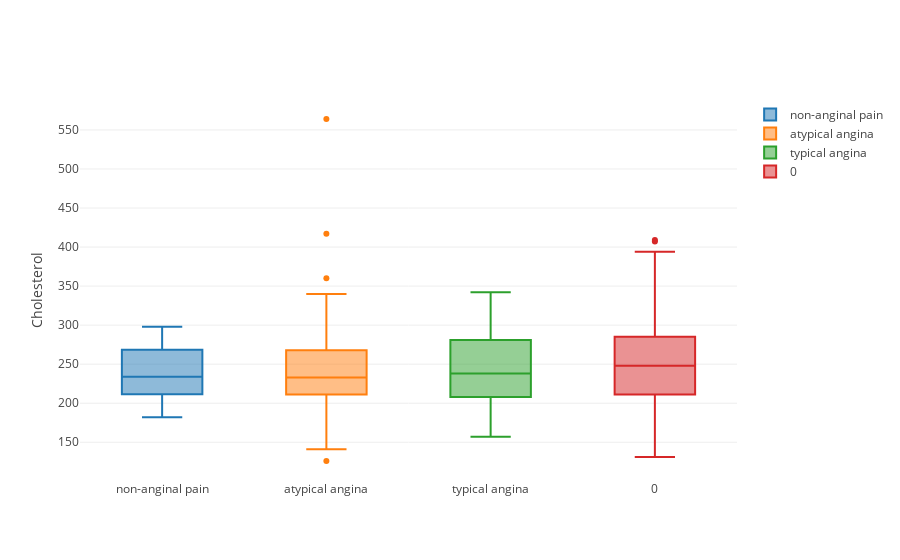

The cell this chart's notebook holds for it:
### Markdown cell above
CHEST PAIN TYPE & CHOLESTROL

### Code cell
# First let's create a list to append the data to be plotted
data = []
for pain in dt.chest_pain_type.unique():
    data.append(go.Box(y=dt[dt.chest_pain_type == pain].cholesterol, name=str(pain)))

layout = go.Layout(yaxis=dict(title ='Cholesterol', zeroline=False))
                   
fig = go.Figure(data=data, layout=layout)               
py.iplot(fig, show_link=False)

### Figure 1 — Plotly figure (JSON) as saved in the notebook; plotly's stock layout.template omitted (floating-point values rounded to 4 significant figures; data arrays with more than 128 entries replaced by an {"elided": "..."} marker saying what was removed)
{"data": [{"name": "non-anginal pain", "type": "box", "uid": "d66da074-4519-43fb-8507-1cdc57b7df5b", "y": [233, 211, 283, 226, 239, 199, 213, 182, 186, 298, 244, 270, 234, 193, 240, 227, 282, 288, 273, 231, 234, 204, 264]}, {"name": "atypical angina", "type": "box", "uid": "ee0fce06-a2f4-4069-92fe-698765061b7a", "y": [250, 199, 168, 275, 219, 340, 233, 243, 212, 175, 417, 197, 273, 177, 304, 232, 269, 360, 308, 321, 235, 257, 216, 256, 231, 141, 252, 265, 211, 222, 258, 227, 213, 245, 240, 250, 318, 564, 277, 214, 255, 223, 315, 246, 240, 196, 211, 126, 313, 215, 214, 268, 267, 199, 277, 196, 201, 178, 295, 209, 197, 242, 226, 180, 278, 220, 253, 175, 175, 256, 224, 335, 230, 233, 185, 231, 274, 188, 229, 263, 309, 243, 269, 254, 149, 218, 212]}, {"name": "typical angina", "type": "box", "uid": "e7d9a272-4646-474d-bd5c-3cdf02b649f9", "y": [204, 236, 294, 263, 266, 302, 198, 219, 245, 325, 201, 309, 203, 234, 220, 204, 250, 221, 205, 308, 197, 288, 160, 195, 244, 262, 204, 210, 269, 271, 295, 235, 306, 208, 245, 192, 220, 221, 240, 342, 157, 229, 284, 281, 246, 283, 261, 319, 232, 236]}, {"name": "0", "type": "box", "uid": "41e2d080-f305-4767-847b-972a8aa82758", "y": {"elided": "143 int values"}}], "layout": {"yaxis": {"title": {"text": "Cholesterol"}, "zeroline": false}}}
